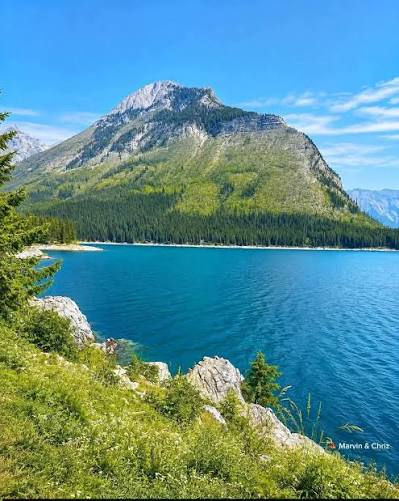
#> input picture Recursos/lago.jpg, 399 x 501 px
$ jupyter execute 'Laboratorio S4.ipynb'   (shell and % lines are left out)   (older library calls are emulated)
#> lines starting #> are read from the running program, lines starting #| are printed output that depends on the picture; after the words box and inside, x2 and y2 are one past the last pixel; in counts of white or black regions, pixels touching at a corner belong together
# Visión por Computadora
## Clase 4 — Características visuales y segmentación clásica
### Unidad 1 · Fundamentos y características visuales

**Laboratorio práctico (Jupyter).** En la clase anterior sacaste **bordes** con filtros que *diseñaste* tú (Sobel, Canny). Hoy das el **último paso a mano** de la Unidad 1: describir los puntos que importan (**esquinas** y **descriptores**), resumir la **forma** de un objeto (**HOG**) y **segmentar** una escena en regiones (umbral, color y watershed).

El hilo es el mismo de todo el curso: **hoy nosotros decidimos qué mirar; desde la Unidad 2, la red lo aprende sola.** Este notebook es el puente hacia ese salto.

---

#### Cómo trabajar en este notebook

1. Ejecuta las celdas **en orden**, de arriba hacia abajo, con el botón ▶ o con `Shift + Enter`.
2. Antes de correr cada celda, intenta **predecir** qué va a pasar.
3. La sección **TU TURNO**, al final, es para que completes tú sobre tu propia foto.

---

[cell 1]
# ----------------------------------------------------------------------------
# Cada 'import' trae una librería (una caja de herramientas ya hecha).
# La palabra reservada "as" le pone un apodo corto para escribir menos.
# ----------------------------------------------------------------------------
import cv2                       # OpenCV: la librería de visión por computadora
import numpy as np               # NumPy: maneja tablas de números (así se guarda una imagen)
import matplotlib.pyplot as plt  # Matplotlib: para dibujar imágenes y gráficos

# Esta línea es especial de Colab/Jupyter: hace que los gráficos aparezcan
# DENTRO del notebook, justo debajo de cada celda (y no en una ventana aparte).

print("Todo listo. Las librerías se cargaron correctamente.")  # aviso de que ya podemos seguir

---

## Parte 1 — ¿Qué punto es fácil de reencontrar?

Antes de la técnica, la intuición. Una **característica** es un resumen: en vez de guardar la imagen entera, guardamos unos pocos números que capturan lo importante. El primer resumen útil son las **esquinas**. Veamos por qué una esquina es una buena "seña" y una zona plana no.

[cell 2]
# Creamos tres parches de 5x5 píxeles a mano para comparar tres situaciones.
# np.full((5,5), 120) -> una tabla 5x5 llena del valor 120 (un gris medio, zona plana).
plano = np.full((5, 5), 120, dtype=np.uint8)

# np.tile repite una fila 5 veces: mitad oscura (40) y mitad clara (200) => un BORDE vertical.
borde = np.tile(np.array([40, 40, 200, 200, 200], dtype=np.uint8), (5, 1))

# Para la ESQUINA: empezamos todo oscuro (40) y aclaramos solo la esquina inferior derecha.
esquina = np.full((5, 5), 40, dtype=np.uint8)
esquina[2:, 2:] = 200          # filas 2..4 y columnas 2..4 pasan a 200 (claro)

# La "variación" (desviación estándar) mide cuánto cambian los valores dentro del parche.
for nombre, parche in [("Plano", plano), ("Borde", borde), ("Esquina", esquina)]:
    print(f"{nombre:8s} -> variación (std): {parche.std():5.1f}")

# Los dibujamos para verlos:
fig, ax = plt.subplots(1, 3, figsize=(9, 3))            # una fila, tres columnas
for a, (nombre, parche) in zip(ax, [("Plano", plano), ("Borde", borde), ("Esquina", esquina)]):
    a.imshow(parche, cmap="gray", vmin=0, vmax=255)     # vmin/vmax fija 0=negro, 255=blanco
    a.set_title(nombre); a.axis("off")
plt.tight_layout(); plt.show()

**La idea clave del curso, aquí:** *nosotros* decidimos que una esquina es interesante y diseñamos cómo medirlo. En la Unidad 2, una CNN decidirá **sola** qué patrones vale la pena detectar, sin que se lo programemos. La operación de fondo será la misma; cambia **quién elige qué mirar**.

---

## Parte 2 — Sube tu propia imagen

En Colab la subida es un solo paso: ejecuta la celda, aparece el botón **Elegir archivos**, seleccionas tu foto y se carga. La dejamos lista en color y en grises.

[cell 3]
# ----------------------------------------------------------------------------
# CARGA DE IMAGEN EN JUPYTER
# ----------------------------------------------------------------------------
ruta = "../Recursos/lago.jpg"

# cv2.imread lee y decodifica la imagen directamente (en orden BGR de OpenCV)
work_bgr = cv2.imread(ruta, cv2.IMREAD_COLOR)
#> work_bgr is the input picture: shape (501, 399, 3); mean B, G, R 148.3, 143.7, 91.6
if work_bgr is None:
    raise FileNotFoundError(f"No se pudo leer la imagen en: {ruta}")

# OpenCV usa BGR; Matplotlib espera RGB
work_rgb = cv2.cvtColor(work_bgr, cv2.COLOR_BGR2RGB)
# Versión en grises: esquinas, SIFT y HOG trabajan sobre una sola capa de intensidad
work_gray = cv2.cvtColor(work_bgr, cv2.COLOR_BGR2GRAY)

plt.figure(figsize=(6, 4))
plt.imshow(work_rgb)
plt.title(f"Tu imagen: {ruta}")
plt.axis("off")
plt.show()

print("¡Listo! Tamaño (filas, columnas, canales):", work_bgr.shape)
#| ¡Listo! Tamaño (filas, columnas, canales): (501, 399, 3)

> **¿Por qué trabajaremos casi todo en grises?** Porque las esquinas, los descriptores y HOG se basan en **cambios de intensidad**, que no necesitan color. La segmentación por color (más abajo) sí usará la versión a color.

---

## Parte 3 — Esquinas con Harris

Harris recorre la imagen y en cada píxel mide cuánto cambia la intensidad al mover una ventanita en todas las direcciones. Donde cambia mucho en **todas** las direcciones, marca una esquina.

[cell 4]
# Harris necesita la imagen en decimales (float32) para hacer sus cálculos internos.
gray_f = np.float32(work_gray)          # convertimos de enteros (0..255) a decimales

# cv2.cornerHarris devuelve un "mapa de esquina": un número por píxel (cuán esquina es).
#   blockSize=2 -> tamaño del vecindario que analiza en cada punto
#   ksize=3     -> apertura del operador Sobel interno (mide gradientes)
#   k=0.04      -> parámetro de sensibilidad de Harris (valor típico entre 0.04 y 0.06)
harris = cv2.cornerHarris(gray_f, blockSize=2, ksize=3, k=0.04)

# cv2.dilate engorda los puntos para que se vean mejor al pintarlos (no cambia el resultado).
harris = cv2.dilate(harris, None)
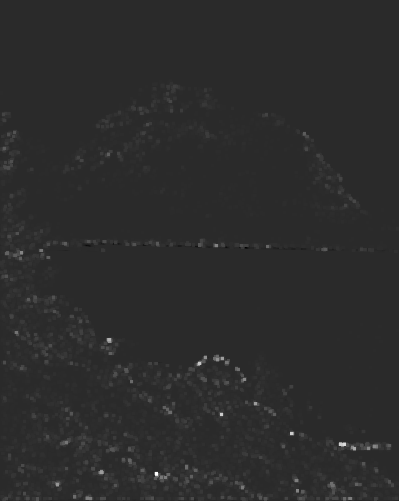
#> harris: shape (501, 399) float32; min -13007256, max 65356932, mean 628492.6; drawn with min black and max white

# Marcamos en ROJO los píxeles cuyo valor supera el 1% del máximo: esas son las esquinas fuertes.
img_corners = work_rgb.copy()                       # copiamos para no tocar el original
umbral = 0.01 * harris.max()                        # umbral relativo al valor más alto del mapa
#> umbral = 653569.3
img_corners[harris > umbral] = [255, 0, 0]          # esos píxeles se pintan de rojo puro
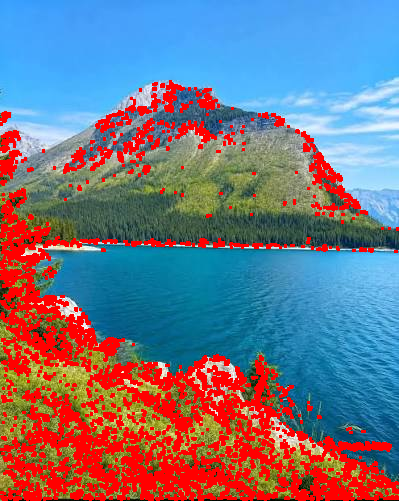
#> img_corners: shape (501, 399, 3); mean R, G, B 117, 116.9, 131.4

# Contamos cuántos píxeles quedaron marcados como esquina:
n_esquinas = int((harris > umbral).sum())
#> n_esquinas = 39066
print("Píxeles marcados como esquina:", n_esquinas)
#| Píxeles marcados como esquina: 39066

plt.figure(figsize=(7, 5))
plt.imshow(img_corners)
plt.title("Esquinas detectadas por Harris (en rojo)")
plt.axis("off"); plt.show()

> **Prueba a subir el umbral:** cambia el `0.01` por `0.05` y vuelve a ejecutar. Exiges esquinas más fuertes, así que se marcan **menos** puntos. Como con Canny, no hay un valor universal: depende de tu imagen.

---

## Parte 4 — Descriptores: SIFT y ORB

Detectar la esquina es la mitad; la otra mitad es **describirla** con números para reconocerla en otra foto. Comparamos dos descriptores clásicos: **SIFT** (preciso, la referencia) y **ORB** (libre y veloz).

[cell 5]
# --- SIFT ---
# cv2.SIFT_create() construye el detector-descriptor SIFT (libre desde OpenCV 4.4).
sift = cv2.SIFT_create()

# detectAndCompute hace las dos cosas de una vez:
#   kp  = lista de "keypoints" (los puntos interesantes que encontró)
#   des = los descriptores (la huella numérica de cada punto): una fila de 128 números por punto
kp_sift, des_sift = sift.detectAndCompute(work_gray, None)
#> kp_sift = 1462 keypoints; strongest (x, y, size): (101, 472, 1.8), (157, 244, 1.8), (97, 242, 2.1), (348, 497, 1.9)

# --- ORB ---
# cv2.ORB_create(nfeatures=500) pide hasta 500 puntos. ORB es libre y mucho más rápido.
orb = cv2.ORB_create(nfeatures=500)
kp_orb, des_orb = orb.detectAndCompute(work_gray, None)
#> kp_orb = 500 keypoints; strongest (x, y, size): (291, 432, 31), (197, 363, 31), (365, 446, 31), (200, 361, 31)

# Cuántos puntos y de qué tamaño es la huella de cada uno:
print(f"SIFT: {len(kp_sift):4d} puntos, huella de {des_sift.shape[1] if des_sift is not None else 0} números por punto")
#| SIFT: 1462 puntos, huella de 128 números por punto
print(f"ORB : {len(kp_orb):4d} puntos, huella de {des_orb.shape[1] if des_orb is not None else 0} bytes por punto")
#| ORB :  500 puntos, huella de 32 bytes por punto

# cv2.drawKeypoints dibuja cada punto con un círculo (su escala) y una línea (su orientación).
#   flags=...RICH_KEYPOINTS hace justamente que dibuje círculo + orientación, no solo un punto.
img_sift = cv2.drawKeypoints(work_rgb, kp_sift, None, color=(255, 0, 0),
                             flags=cv2.DRAW_MATCHES_FLAGS_DRAW_RICH_KEYPOINTS)
img_orb  = cv2.drawKeypoints(work_rgb, kp_orb, None, color=(120, 40, 140),
                             flags=cv2.DRAW_MATCHES_FLAGS_DRAW_RICH_KEYPOINTS)

# Los mostramos lado a lado:
fig, ax = plt.subplots(1, 2, figsize=(16, 10))
ax[0].imshow(img_sift); ax[0].set_title(f"SIFT — {len(kp_sift)} puntos"); ax[0].axis("off")
ax[1].imshow(img_orb);  ax[1].set_title(f"ORB — {len(kp_orb)} puntos");   ax[1].axis("off")
plt.tight_layout(); plt.show()

**Lo que deberías notar:** SIFT suele dar puntos más finos y una huella de **128 números**; ORB da una huella **binaria de 32 bytes**, mucho más ligera y rápida de comparar. Mismo objetivo, distinto balance precisión/velocidad.

> Si `cv2.SIFT_create()` te da error, tu OpenCV es anterior a 4.4. En Colab no debería pasar; si pasa, usa solo ORB, que siempre está disponible.

---

## Parte 5 — HOG: la forma, resumida

HOG (Histograma de Gradientes Orientados) divide la imagen en celdas y, en cada una, cuenta hacia qué direcciones apuntan los bordes. Todos esos conteos juntos forman un vector que resume la **forma** del objeto.

[cell 6]
# Usamos la implementación de HOG de scikit-image (ya viene instalada en Colab).
# Tiene una ventaja extra: además del vector, nos DIBUJA lo que HOG cuenta en cada celda.
from skimage.feature import hog          # la función que calcula HOG
from skimage import exposure             # para ajustar el brillo del dibujo y que se vea bien

win = (128, 128)                         # tamaño de trabajo (ancho, alto)
img_hog = cv2.resize(work_gray, win)     # ajustamos tu imagen en grises a 128x128
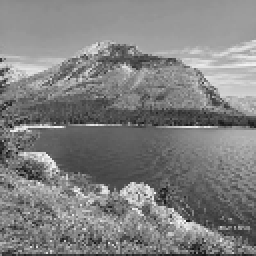
#> img_hog: shape (128, 128) (shown 2 times larger); min 17, max 249, mean 128.5

# hog() hace los tres pasos que vimos en la diapositiva y devuelve dos cosas:
#   vector_hog -> la lista de números que resume la forma (la "huella")
#   dibujo_hog -> una imagen con la dirección dominante de los bordes en cada celda
vector_hog, dibujo_hog = hog(
    img_hog,
    orientations=9,            # cuántas direcciones distingue (9 direcciones, cada 20 grados)
    pixels_per_cell=(8, 8),    # PASO 1: tamaño de cada celda de la cuadrícula
    cells_per_block=(2, 2),    # agrupa celdas vecinas para que el brillo no afecte tanto
    visualize=True)            # pide también el dibujo, no solo el vector
#> vector_hog = 8100 values, max 0.518 at index 4432, min 0 at index 1, mean 0.141
print("Tamaño del vector HOG:", vector_hog.shape[0], "números que resumen la forma")
#| Tamaño del vector HOG: 8100 números que resumen la forma

# Para comparar, calculamos también la fuerza de los bordes con Sobel:
gx = cv2.Sobel(img_hog, cv2.CV_32F, 1, 0, ksize=3)   # cambio en X (bordes verticales)
gy = cv2.Sobel(img_hog, cv2.CV_32F, 0, 1, ksize=3)   # cambio en Y (bordes horizontales)
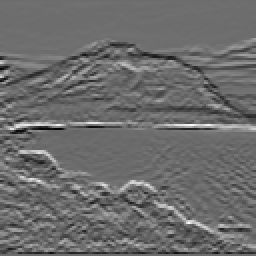
#> gy: shape (128, 128) float32 (shown 2 times larger); min -540, max 723, mean -3.8; drawn with min black and max white

# cv2.cartToPolar convierte (gx, gy) en magnitud (cuán fuerte es el borde) y ángulo (su dirección)
mag, ang = cv2.cartToPolar(gx, gy, angleInDegrees=True)
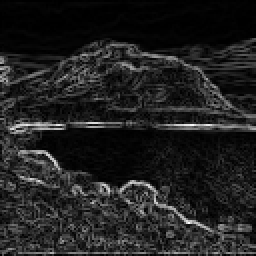
#> mag: shape (128, 128) float32 (shown 2 times larger); min 0, max 723, mean 93.9; drawn with min black and max white
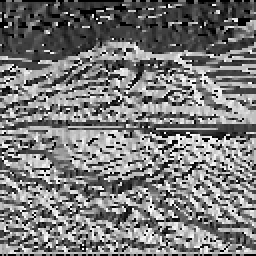
#> ang: shape (128, 128) float32 (shown 2 times larger); min 0, max 359.8, mean 172.3; drawn with min black and max white

# rescale_intensity estira el brillo del dibujo, que sale muy tenue si no se ajusta
dibujo_hog = exposure.rescale_intensity(dibujo_hog, in_range=(0, dibujo_hog.max() / 3))
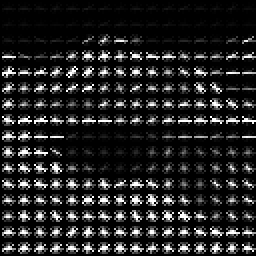
#> dibujo_hog: shape (128, 128) float64 (shown 2 times larger); min 0, max 1, mean 0.141

# Mostramos los tres paneles lado a lado
fig, ax = plt.subplots(1, 3, figsize=(13, 4))
ax[0].imshow(img_hog, cmap="gray");    ax[0].set_title("Imagen (128x128)")
ax[1].imshow(mag, cmap="magma");       ax[1].set_title("Fuerza de los bordes")
ax[2].imshow(dibujo_hog, cmap="gray"); ax[2].set_title("Lo que HOG cuenta en cada celda")
for a in ax: a.axis("off")               # quitamos los ejes numéricos de los tres paneles
plt.tight_layout(); plt.show()

> HOG **no guarda la imagen**: guarda cuántos bordes apuntan en cada dirección, por zona. Dos fotos distintas del mismo objeto producen vectores HOG parecidos: por eso servía para *detectar* ese objeto (por ejemplo, peatones) antes del deep learning.

---

## Parte 6 — Segmentar por brillo: umbral con Otsu

Cambiamos de pregunta: de *describir puntos* a *partir la imagen en regiones*. La vía más simple es el **umbral**: lo claro es objeto, lo oscuro es fondo. **Otsu** elige el umbral solo, mirando el histograma.

[cell 7]
# cv2.threshold aplica un umbral. Al sumar cv2.THRESH_OTSU, OpenCV ELIGE el umbral automáticamente
# a partir del histograma; por eso el primer valor (0) se ignora.
#   binaria = imagen en blanco y negro (255 = objeto, 0 = fondo)
umbral_usado, binaria = cv2.threshold(work_gray, 0, 255,
                                      cv2.THRESH_BINARY + cv2.THRESH_OTSU)
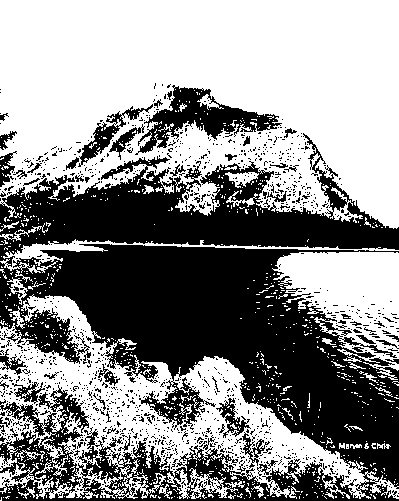
#> binaria: shape (501, 399); 55.7% white; 1250 black regions (1195 under 20 px), largest, box (x1, y1, x2, y2) and area: (0, 133, 399, 501) 76845, (135, 85, 282, 155) 3403, (78, 104, 153, 167) 892
#> umbral_usado = 124
print("Umbral elegido por Otsu:", umbral_usado)   # el valor de corte que calculó solo
#| Umbral elegido por Otsu: 124.0

fig, ax = plt.subplots(1, 2, figsize=(10, 4))
ax[0].imshow(work_gray, cmap="gray"); ax[0].set_title("Original (grises)"); ax[0].axis("off")
ax[1].imshow(binaria, cmap="gray");   ax[1].set_title(f"Umbral Otsu = {umbral_usado:.0f}"); ax[1].axis("off")
plt.tight_layout(); plt.show()

> **Limitación:** el umbral usa un único corte global para toda la imagen. Si la iluminación es despareja (una parte en sombra), parte del objeto se confunde con el fondo. Funciona bien cuando hay buen contraste.

---

## Parte 7 — Segmentar por color: K-means

Si el objeto no se separa por brillo pero sí por **color**, agrupamos los píxeles en **K** grupos de color parecido. Cada píxel se reemplaza por el color promedio de su grupo: la imagen queda reducida a K regiones.

[cell 8]
# Reorganizamos la imagen a color como una simple LISTA de píxeles.
#   reshape((-1, 3)) -> cada fila es un píxel con sus 3 valores (R, G, B).
#   astype(np.float32) -> K-means necesita decimales.
Z = work_rgb.reshape((-1, 3)).astype(np.float32)

# Criterio de parada: para cuando apenas mejora (EPS) o tras 10 vueltas (MAX_ITER).
criteria = (cv2.TERM_CRITERIA_EPS + cv2.TERM_CRITERIA_MAX_ITER, 10, 1.0)

K = 4   # <-- número de grupos de color. Prueba con 2, 3, 5... es cuántas regiones esperas.

# cv2.kmeans agrupa los píxeles. Nos devuelve:
#   etiquetas -> a qué grupo (0..K-1) pertenece cada píxel
#   centros   -> el color promedio de cada grupo
_, etiquetas, centros = cv2.kmeans(Z, K, None, criteria, 10, cv2.KMEANS_RANDOM_CENTERS)
#> centros = [[99.59, 181.3, 244], [152.4, 160.8, 101.6], [77.35, 95.19, 50.55], [24.13, 115.2, 152.4]]

# Reconstruimos la imagen: cada píxel toma el color promedio de SU grupo.
centros = np.uint8(centros)                              # volvemos a enteros 0..255
#> centros = [[99, 181, 244], [152, 160, 101], [77, 95, 50], [24, 115, 152]]
segmentada = centros[etiquetas.flatten()]               # a cada píxel, el color de su grupo
segmentada = segmentada.reshape(work_rgb.shape)         # le devolvemos la forma de imagen
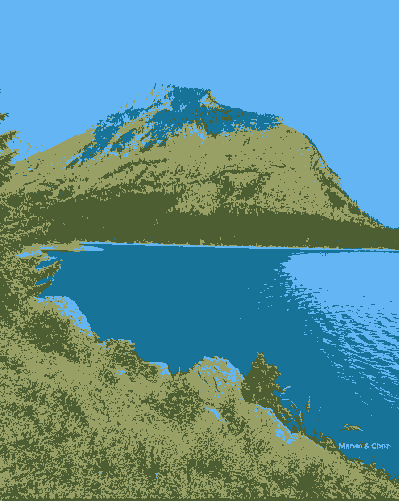
#> segmentada: shape (501, 399, 3); mean R, G, B 91.2, 143.3, 147.9

fig, ax = plt.subplots(1, 2, figsize=(10, 4))
ax[0].imshow(work_rgb);   ax[0].set_title("Original"); ax[0].axis("off")
ax[1].imshow(segmentada); ax[1].set_title(f"K-means por color (K={K})"); ax[1].axis("off")
plt.tight_layout(); plt.show()

> **Tú eliges K.** Con `K=2` separas en dos grandes zonas; con `K=6` distingues más matices. K-means no entiende qué es cada región: solo agrupa colores parecidos.

---

## Parte 8 — Segmentar por regiones: watershed

Umbral y K-means agrupan por parecido, pero si dos objetos del mismo color se **tocan**, los funden en uno. **Watershed** los separa: trata la intensidad como un relieve e "inunda" desde marcadores, levantando una barrera donde dos crecidas se encuentran.

[cell 9]
# 1) Binarizamos con Otsu, pero INVERTIDO (THRESH_BINARY_INV): el objeto queda en blanco.
_, thr = cv2.threshold(work_gray, 0, 255, cv2.THRESH_BINARY_INV + cv2.THRESH_OTSU)

# 2) Limpiamos motas de ruido con una "apertura" morfológica (erosionar y luego dilatar).
kernel = np.ones((3, 3), np.uint8)                       # ventana 3x3 de unos
limpio = cv2.morphologyEx(thr, cv2.MORPH_OPEN, kernel, iterations=2)
#> limpio: shape (501, 399); 29.8% white; 107 white regions (1 under 20 px), largest, box (x1, y1, x2, y2) and area: (27, 244, 399, 483) 34844, (21, 176, 399, 250) 14506, (153, 88, 269, 136) 2192

# 3) FONDO seguro: dilatamos el objeto; lo que quede fuera es seguro que es fondo.
fondo_seguro = cv2.dilate(limpio, kernel, iterations=3)
#> fondo_seguro: shape (501, 399); 40.4% white; 32 white regions, largest, box (x1, y1, x2, y2) and area: (0, 167, 399, 486) 63302, (150, 85, 272, 139) 3596, (202, 470, 371, 501) 2402

# 4) FRENTE seguro: la transformada de distancia mide, en cada píxel del objeto,
#    qué tan lejos está del fondo. Los centros (más lejos) son "seguro objeto".
dist = cv2.distanceTransform(limpio, cv2.DIST_L2, 5)
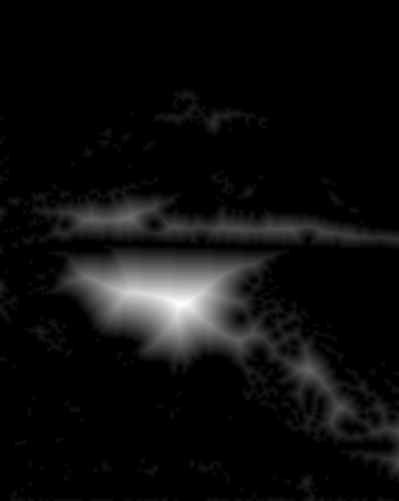
#> dist: shape (501, 399) float32; min 0, max 57, mean 3.1; drawn with min black and max white
_, frente_seguro = cv2.threshold(dist, 0.5 * dist.max(), 255, 0)   # nos quedamos con los centros
#> frente_seguro: shape (501, 399) float32; 2.7% white; 1 white region, box (x1, y1, x2, y2) and area: (93, 273, 221, 338) 5399
frente_seguro = np.uint8(frente_seguro)
#> (the rest of the program and of its run is left out)
